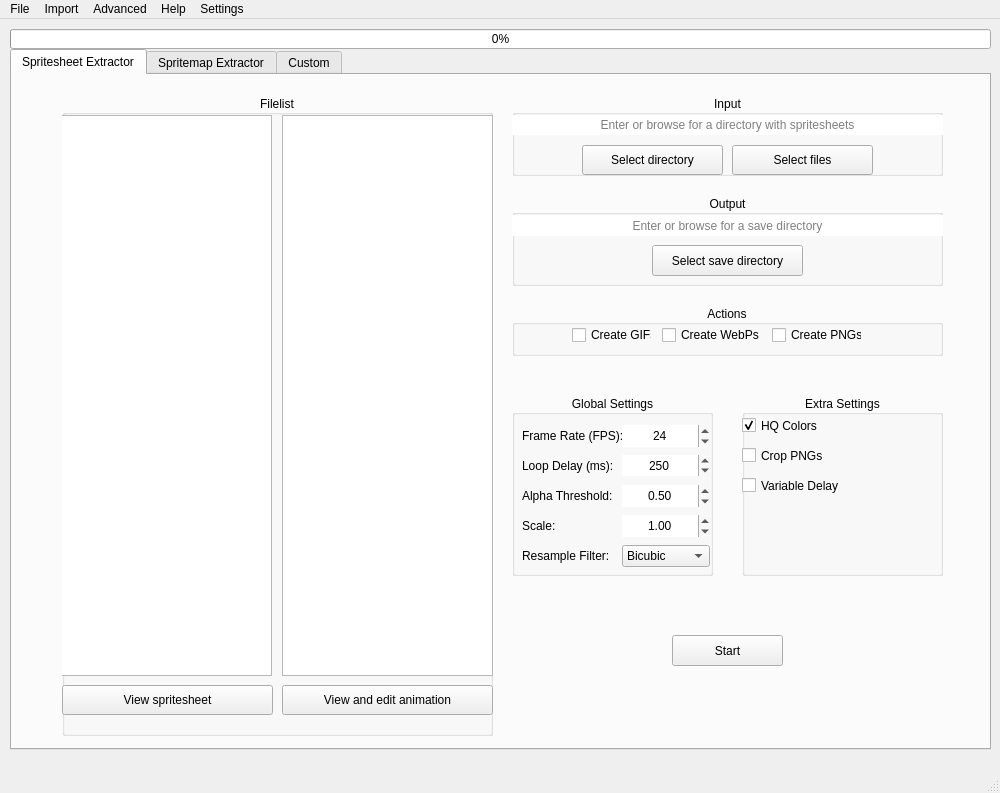
<?xml version="1.0" encoding="UTF-8"?>
<ui version="4.0">
 <class>MainWindow</class>
 <widget class="QMainWindow" name="MainWindow">
  <property name="geometry">
   <rect>
    <x>0</x>
    <y>0</y>
    <width>1000</width>
    <height>793</height>
   </rect>
  </property>
  <property name="windowTitle">
   <string>MainWindow</string>
  </property>
  <widget class="QWidget" name="centralwidget">
   <widget class="QTabWidget" name="ui_tabber_tools">
    <property name="geometry">
     <rect>
      <x>10</x>
      <y>30</y>
      <width>981</width>
      <height>701</height>
     </rect>
    </property>
    <property name="tabShape">
     <enum>QTabWidget::TabShape::Rounded</enum>
    </property>
    <property name="currentIndex">
     <number>0</number>
    </property>
    <property name="documentMode">
     <bool>false</bool>
    </property>
    <property name="tabsClosable">
     <bool>false</bool>
    </property>
    <property name="movable">
     <bool>false</bool>
    </property>
    <property name="tabBarAutoHide">
     <bool>false</bool>
    </property>
    <widget class="QWidget" name="ui_tab_spritesheet_extractor">
     <attribute name="title">
      <string>Spritesheet Extractor</string>
     </attribute>
     <widget class="QGroupBox" name="ui_input_group">
      <property name="geometry">
       <rect>
        <x>500</x>
        <y>20</y>
        <width>431</width>
        <height>81</height>
       </rect>
      </property>
      <property name="statusTip">
       <string>Choose a folder with spritesheets. (Automatically looks for .png and .xml files).</string>
      </property>
      <property name="title">
       <string>Input</string>
      </property>
      <property name="alignment">
       <set>Qt::AlignmentFlag::AlignCenter</set>
      </property>
      <property name="flat">
       <bool>true</bool>
      </property>
      <widget class="QLineEdit" name="ui_input_field">
       <property name="geometry">
        <rect>
         <x>0</x>
         <y>20</y>
         <width>431</width>
         <height>20</height>
        </rect>
       </property>
       <property name="statusTip">
        <string/>
       </property>
       <property name="inputMask">
        <string/>
       </property>
       <property name="text">
        <string/>
       </property>
       <property name="frame">
        <bool>false</bool>
       </property>
       <property name="alignment">
        <set>Qt::AlignmentFlag::AlignCenter</set>
       </property>
       <property name="placeholderText">
        <string>Enter or browse for a directory with spritesheets</string>
       </property>
       <property name="cursorMoveStyle">
        <enum>Qt::CursorMoveStyle::LogicalMoveStyle</enum>
       </property>
       <property name="clearButtonEnabled">
        <bool>false</bool>
       </property>
      </widget>
      <widget class="QPushButton" name="ui_button_select_directory">
       <property name="geometry">
        <rect>
         <x>70</x>
         <y>50</y>
         <width>141</width>
         <height>30</height>
        </rect>
       </property>
       <property name="cursor">
        <cursorShape>ArrowCursor</cursorShape>
       </property>
       <property name="toolTipDuration">
        <number>-1</number>
       </property>
       <property name="statusTip">
        <string>Choose a folder with spritesheets. (Automatically looks for .png and .xml files).</string>
       </property>
       <property name="autoFillBackground">
        <bool>false</bool>
       </property>
       <property name="text">
        <string>Select directory</string>
       </property>
      </widget>
      <widget class="QPushButton" name="ui_button_select_files">
       <property name="geometry">
        <rect>
         <x>220</x>
         <y>50</y>
         <width>141</width>
         <height>30</height>
        </rect>
       </property>
       <property name="cursor">
        <cursorShape>ArrowCursor</cursorShape>
       </property>
       <property name="toolTip">
        <string/>
       </property>
       <property name="toolTipDuration">
        <number>-1</number>
       </property>
       <property name="statusTip">
        <string>Manually select spritesheets and their data files.</string>
       </property>
       <property name="autoFillBackground">
        <bool>false</bool>
       </property>
       <property name="text">
        <string>Select files</string>
       </property>
      </widget>
     </widget>
     <widget class="QGroupBox" name="ui_output_group">
      <property name="geometry">
       <rect>
        <x>500</x>
        <y>120</y>
        <width>431</width>
        <height>91</height>
       </rect>
      </property>
      <property name="statusTip">
       <string>Choose a folder for the extracted frames.</string>
      </property>
      <property name="title">
       <string>Output</string>
      </property>
      <property name="alignment">
       <set>Qt::AlignmentFlag::AlignCenter</set>
      </property>
      <property name="flat">
       <bool>true</bool>
      </property>
      <widget class="QLineEdit" name="ui_output_field">
       <property name="geometry">
        <rect>
         <x>0</x>
         <y>20</y>
         <width>431</width>
         <height>21</height>
        </rect>
       </property>
       <property name="statusTip">
        <string/>
       </property>
       <property name="inputMethodHints">
        <set>Qt::InputMethodHint::ImhNone</set>
       </property>
       <property name="inputMask">
        <string/>
       </property>
       <property name="text">
        <string/>
       </property>
       <property name="frame">
        <bool>false</bool>
       </property>
       <property name="alignment">
        <set>Qt::AlignmentFlag::AlignCenter</set>
       </property>
       <property name="readOnly">
        <bool>false</bool>
       </property>
       <property name="placeholderText">
        <string>Enter or browse for a save directory</string>
       </property>
       <property name="clearButtonEnabled">
        <bool>false</bool>
       </property>
      </widget>
      <widget class="QPushButton" name="ui_button_save_directory">
       <property name="geometry">
        <rect>
         <x>140</x>
         <y>50</y>
         <width>151</width>
         <height>31</height>
        </rect>
       </property>
       <property name="statusTip">
        <string>Choose a folder for the extracted frames.</string>
       </property>
       <property name="text">
        <string>Select save directory</string>
       </property>
       <property name="checkable">
        <bool>false</bool>
       </property>
       <property name="default">
        <bool>false</bool>
       </property>
       <property name="flat">
        <bool>false</bool>
       </property>
      </widget>
     </widget>
     <widget class="QGroupBox" name="ui_actions_group">
      <property name="geometry">
       <rect>
        <x>500</x>
        <y>230</y>
        <width>431</width>
        <height>51</height>
       </rect>
      </property>
      <property name="statusTip">
       <string/>
      </property>
      <property name="title">
       <string>Actions</string>
      </property>
      <property name="alignment">
       <set>Qt::AlignmentFlag::AlignCenter</set>
      </property>
      <property name="flat">
       <bool>true</bool>
      </property>
      <widget class="QCheckBox" name="ui_checkbox_create_png">
       <property name="geometry">
        <rect>
         <x>260</x>
         <y>20</y>
         <width>90</width>
         <height>20</height>
        </rect>
       </property>
       <property name="statusTip">
        <string>Create PNGs for each animation frame</string>
       </property>
       <property name="text">
        <string>Create PNGs</string>
       </property>
       <property name="checked">
        <bool>false</bool>
       </property>
       <property name="autoRepeat">
        <bool>false</bool>
       </property>
      </widget>
      <widget class="QCheckBox" name="ui_checkbox_create_webp">
       <property name="geometry">
        <rect>
         <x>150</x>
         <y>20</y>
         <width>100</width>
         <height>20</height>
        </rect>
       </property>
       <property name="statusTip">
        <string>Create WebPs for each sprite animation.</string>
       </property>
       <property name="text">
        <string>Create WebPs</string>
       </property>
       <property name="checked">
        <bool>false</bool>
       </property>
       <property name="autoRepeat">
        <bool>false</bool>
       </property>
      </widget>
      <widget class="QCheckBox" name="ui_checkbox_create_gif">
       <property name="geometry">
        <rect>
         <x>60</x>
         <y>20</y>
         <width>80</width>
         <height>20</height>
        </rect>
       </property>
       <property name="statusTip">
        <string>Create GIFs for each sprite animation.</string>
       </property>
       <property name="text">
        <string>Create GIFs</string>
       </property>
       <property name="tristate">
        <bool>false</bool>
       </property>
      </widget>
     </widget>
     <widget class="QGroupBox" name="ui_extraction_settings_group">
      <property name="geometry">
       <rect>
        <x>500</x>
        <y>320</y>
        <width>201</width>
        <height>181</height>
       </rect>
      </property>
      <property name="statusTip">
       <string> Global settings are applied to all animated images unless you choose to override for a specific animation.</string>
      </property>
      <property name="title">
       <string>Global Settings</string>
      </property>
      <property name="alignment">
       <set>Qt::AlignmentFlag::AlignCenter</set>
      </property>
      <property name="flat">
       <bool>true</bool>
      </property>
      <property name="checkable">
       <bool>false</bool>
      </property>
      <widget class="QSpinBox" name="ui_stepper_framerate">
       <property name="geometry">
        <rect>
         <x>110</x>
         <y>30</y>
         <width>88</width>
         <height>22</height>
        </rect>
       </property>
       <property name="statusTip">
        <string>Sets the frame rate of the animation. (NOTE: The 'FPS' is converted to 'ms' and rounded to the nearest whole number).</string>
       </property>
       <property name="frame">
        <bool>false</bool>
       </property>
       <property name="alignment">
        <set>Qt::AlignmentFlag::AlignCenter</set>
       </property>
       <property name="accelerated">
        <bool>false</bool>
       </property>
       <property name="showGroupSeparator" stdset="0">
        <bool>false</bool>
       </property>
       <property name="maximum">
        <number>999</number>
       </property>
       <property name="value">
        <number>24</number>
       </property>
      </widget>
      <widget class="QSpinBox" name="ui_stepper_loopdelay">
       <property name="geometry">
        <rect>
         <x>110</x>
         <y>60</y>
         <width>88</width>
         <height>21</height>
        </rect>
       </property>
       <property name="statusTip">
        <string>Sets how long the last frame of the animation should be shown. (Recommended values 250-500ms).</string>
       </property>
       <property name="wrapping">
        <bool>false</bool>
       </property>
       <property name="frame">
        <bool>false</bool>
       </property>
       <property name="alignment">
        <set>Qt::AlignmentFlag::AlignCenter</set>
       </property>
       <property name="maximum">
        <number>999</number>
       </property>
       <property name="value">
        <number>250</number>
       </property>
       <property name="displayIntegerBase">
        <number>10</number>
       </property>
      </widget>
      <widget class="QDoubleSpinBox" name="ui_stepper_alpha_threshold">
       <property name="geometry">
        <rect>
         <x>110</x>
         <y>90</y>
         <width>88</width>
         <height>22</height>
        </rect>
       </property>
       <property name="statusTip">
        <string>Sets the transparency threshold. Leave value at '0.50' if you're unsure. (GIFs only!).</string>
       </property>
       <property name="inputMethodHints">
        <set>Qt::InputMethodHint::ImhDigitsOnly|Qt::InputMethodHint::ImhFormattedNumbersOnly</set>
       </property>
       <property name="frame">
        <bool>false</bool>
       </property>
       <property name="alignment">
        <set>Qt::AlignmentFlag::AlignCenter</set>
       </property>
       <property name="prefix">
        <string/>
       </property>
       <property name="maximum">
        <double>1.000000000000000</double>
       </property>
       <property name="singleStep">
        <double>0.010000000000000</double>
       </property>
       <property name="value">
        <double>0.500000000000000</double>
       </property>
      </widget>
      <widget class="QLabel" name="ui_label_framerate">
       <property name="geometry">
        <rect>
         <x>10</x>
         <y>30</y>
         <width>101</width>
         <height>21</height>
        </rect>
       </property>
       <property name="statusTip">
        <string>Sets the frame rate of the animation. (NOTE: The 'FPS' is converted to 'ms' and rounded to the nearest whole number).</string>
       </property>
       <property name="text">
        <string>Frame Rate (FPS):</string>
       </property>
       <property name="alignment">
        <set>Qt::AlignmentFlag::AlignLeading|Qt::AlignmentFlag::AlignLeft|Qt::AlignmentFlag::AlignVCenter</set>
       </property>
      </widget>
      <widget class="QLabel" name="ui_label_loopdelay">
       <property name="geometry">
        <rect>
         <x>10</x>
         <y>60</y>
         <width>91</width>
         <height>21</height>
        </rect>
       </property>
       <property name="statusTip">
        <string>Sets how long the last frame of the animation should be shown. (Recommended values 250-500ms).</string>
       </property>
       <property name="text">
        <string>Loop Delay (ms):</string>
       </property>
       <property name="alignment">
        <set>Qt::AlignmentFlag::AlignLeading|Qt::AlignmentFlag::AlignLeft|Qt::AlignmentFlag::AlignVCenter</set>
       </property>
      </widget>
      <widget class="QLabel" name="ui_label_alpha_threshold">
       <property name="geometry">
        <rect>
         <x>10</x>
         <y>90</y>
         <width>91</width>
         <height>21</height>
        </rect>
       </property>
       <property name="statusTip">
        <string>Sets the transparency threshold. Leave value at '0.50' if you're unsure. (GIFs only!).</string>
       </property>
       <property name="text">
        <string>Alpha Threshold:</string>
       </property>
       <property name="alignment">
        <set>Qt::AlignmentFlag::AlignLeading|Qt::AlignmentFlag::AlignLeft|Qt::AlignmentFlag::AlignVCenter</set>
       </property>
      </widget>
      <widget class="QLabel" name="ui_label_scale">
       <property name="geometry">
        <rect>
         <x>10</x>
         <y>120</y>
         <width>91</width>
         <height>21</height>
        </rect>
       </property>
       <property name="statusTip">
        <string>Sets the image scale of generated animations.</string>
       </property>
       <property name="text">
        <string>Scale:</string>
       </property>
       <property name="alignment">
        <set>Qt::AlignmentFlag::AlignLeading|Qt::AlignmentFlag::AlignLeft|Qt::AlignmentFlag::AlignVCenter</set>
       </property>
      </widget>
      <widget class="QDoubleSpinBox" name="ui_stepper_scale">
       <property name="geometry">
        <rect>
         <x>110</x>
         <y>120</y>
         <width>88</width>
         <height>22</height>
        </rect>
       </property>
       <property name="statusTip">
        <string>Sets the image scale of generated animations.</string>
       </property>
       <property name="inputMethodHints">
        <set>Qt::InputMethodHint::ImhDigitsOnly|Qt::InputMethodHint::ImhFormattedNumbersOnly</set>
       </property>
       <property name="frame">
        <bool>false</bool>
       </property>
       <property name="alignment">
        <set>Qt::AlignmentFlag::AlignCenter</set>
       </property>
       <property name="prefix">
        <string/>
       </property>
       <property name="maximum">
        <double>10.000000000000000</double>
       </property>
       <property name="singleStep">
        <double>0.010000000000000</double>
       </property>
       <property name="value">
        <double>1.000000000000000</double>
       </property>
      </widget>
      <widget class="QLabel" name="ui_label_resample_filter">
       <property name="geometry">
        <rect>
         <x>10</x>
         <y>150</y>
         <width>101</width>
         <height>21</height>
        </rect>
       </property>
       <property name="statusTip">
        <string>What algorithm to use when scaling images. Choose &quot;Nearest&quot; for pixel artstyle sprites, otherwise leave at default if unsure.</string>
       </property>
       <property name="text">
        <string>Resample Filter:</string>
       </property>
       <property name="alignment">
        <set>Qt::AlignmentFlag::AlignLeading|Qt::AlignmentFlag::AlignLeft|Qt::AlignmentFlag::AlignVCenter</set>
       </property>
      </widget>
      <widget class="QComboBox" name="ui_dropdown_resample_filter">
       <property name="geometry">
        <rect>
         <x>110</x>
         <y>150</y>
         <width>88</width>
         <height>22</height>
        </rect>
       </property>
       <property name="statusTip">
        <string>What algorithm to use when scaling images. Choose &quot;Nearest&quot; for pixel artstyle sprites, otherwise leave at default if unsure.</string>
       </property>
       <property name="currentIndex">
        <number>2</number>
       </property>
       <property name="duplicatesEnabled">
        <bool>false</bool>
       </property>
       <property name="frame">
        <bool>true</bool>
       </property>
       <item>
        <property name="text">
         <string>Nearest</string>
        </property>
       </item>
       <item>
        <property name="text">
         <string>Bilinear</string>
        </property>
       </item>
       <item>
        <property name="text">
         <string>Bicubic</string>
        </property>
       </item>
       <item>
        <property name="text">
         <string>Lanczos</string>
        </property>
       </item>
      </widget>
     </widget>
     <widget class="QGroupBox" name="ui_extra_settings_group">
      <property name="geometry">
       <rect>
        <x>730</x>
        <y>320</y>
        <width>201</width>
        <height>181</height>
       </rect>
      </property>
      <property name="statusTip">
       <string>Other settings that may be useful.</string>
      </property>
      <property name="title">
       <string>Extra Settings</string>
      </property>
      <property name="alignment">
       <set>Qt::AlignmentFlag::AlignCenter</set>
      </property>
      <property name="flat">
       <bool>true</bool>
      </property>
      <property name="checkable">
       <bool>false</bool>
      </property>
      <widget class="QCheckBox" name="ui_checkbox_crop_pngs">
       <property name="geometry">
        <rect>
         <x>0</x>
         <y>50</y>
         <width>81</width>
         <height>21</height>
        </rect>
       </property>
       <property name="statusTip">
        <string>Crops every extracted PNG frame to the smallest possible size.</string>
       </property>
       <property name="text">
        <string>Crop PNGs</string>
       </property>
       <property name="checked">
        <bool>false</bool>
       </property>
       <property name="autoRepeat">
        <bool>false</bool>
       </property>
      </widget>
      <widget class="QCheckBox" name="ui_checkbox_hq_color">
       <property name="geometry">
        <rect>
         <x>0</x>
         <y>20</y>
         <width>81</width>
         <height>21</height>
        </rect>
       </property>
       <property name="statusTip">
        <string>Enables a better color algorithm for GIFs.</string>
       </property>
       <property name="text">
        <string>HQ Colors</string>
       </property>
       <property name="checked">
        <bool>true</bool>
       </property>
       <property name="autoRepeat">
        <bool>false</bool>
       </property>
      </widget>
      <widget class="QCheckBox" name="ui_checkbox_variable_delay">
       <property name="geometry">
        <rect>
         <x>0</x>
         <y>80</y>
         <width>101</width>
         <height>21</height>
        </rect>
       </property>
       <property name="statusTip">
        <string>Modify some frame delays slightly to get a more accurate fps result.</string>
       </property>
       <property name="text">
        <string>Variable Delay</string>
       </property>
       <property name="checked">
        <bool>false</bool>
       </property>
       <property name="autoRepeat">
        <bool>false</bool>
       </property>
      </widget>
     </widget>
     <widget class="QPushButton" name="ui_tab_button_start">
      <property name="geometry">
       <rect>
        <x>660</x>
        <y>560</y>
        <width>111</width>
        <height>31</height>
       </rect>
      </property>
      <property name="statusTip">
       <string>Execute tasks.</string>
      </property>
      <property name="whatsThis">
       <string/>
      </property>
      <property name="text">
       <string>Start</string>
      </property>
     </widget>
     <widget class="QGroupBox" name="ui_filelist_group">
      <property name="geometry">
       <rect>
        <x>50</x>
        <y>20</y>
        <width>431</width>
        <height>641</height>
       </rect>
      </property>
      <property name="sizePolicy">
       <sizepolicy hsizetype="Fixed" vsizetype="Fixed">
        <horstretch>0</horstretch>
        <verstretch>0</verstretch>
       </sizepolicy>
      </property>
      <property name="title">
       <string>Filelist</string>
      </property>
      <property name="alignment">
       <set>Qt::AlignmentFlag::AlignCenter</set>
      </property>
      <property name="flat">
       <bool>true</bool>
      </property>
      <property name="checkable">
       <bool>false</bool>
      </property>
      <property name="checked">
       <bool>false</bool>
      </property>
      <widget class="QListView" name="ui_listview_sprites">
       <property name="geometry">
        <rect>
         <x>-1</x>
         <y>20</y>
         <width>211</width>
         <height>561</height>
        </rect>
       </property>
       <property name="font">
        <font>
         <family>Roboto</family>
         <pointsize>8</pointsize>
         <italic>false</italic>
         <bold>false</bold>
         <underline>false</underline>
         <strikeout>false</strikeout>
         <stylestrategy>PreferDefault</stylestrategy>
         <kerning>true</kerning>
        </font>
       </property>
       <property name="statusTip">
        <string>Spritesheets found in the input folder</string>
       </property>
       <property name="lineWidth">
        <number>2</number>
       </property>
       <property name="verticalScrollBarPolicy">
        <enum>Qt::ScrollBarPolicy::ScrollBarAsNeeded</enum>
       </property>
       <property name="horizontalScrollBarPolicy">
        <enum>Qt::ScrollBarPolicy::ScrollBarAsNeeded</enum>
       </property>
       <property name="autoScroll">
        <bool>true</bool>
       </property>
       <property name="editTriggers">
        <set>QAbstractItemView::EditTrigger::NoEditTriggers</set>
       </property>
       <property name="showDropIndicator" stdset="0">
        <bool>false</bool>
       </property>
       <property name="modelColumn">
        <number>0</number>
       </property>
       <property name="uniformItemSizes">
        <bool>false</bool>
       </property>
      </widget>
      <widget class="QListView" name="ui_listview_animations">
       <property name="geometry">
        <rect>
         <x>220</x>
         <y>20</y>
         <width>211</width>
         <height>561</height>
        </rect>
       </property>
       <property name="font">
        <font>
         <family>Roboto</family>
         <pointsize>8</pointsize>
         <italic>false</italic>
         <bold>false</bold>
         <underline>false</underline>
         <strikeout>false</strikeout>
         <stylestrategy>PreferDefault</stylestrategy>
         <kerning>true</kerning>
        </font>
       </property>
       <property name="statusTip">
        <string>Spritesheets found in the input folder</string>
       </property>
       <property name="lineWidth">
        <number>2</number>
       </property>
       <property name="verticalScrollBarPolicy">
        <enum>Qt::ScrollBarPolicy::ScrollBarAsNeeded</enum>
       </property>
       <property name="horizontalScrollBarPolicy">
        <enum>Qt::ScrollBarPolicy::ScrollBarAsNeeded</enum>
       </property>
       <property name="autoScroll">
        <bool>true</bool>
       </property>
       <property name="editTriggers">
        <set>QAbstractItemView::EditTrigger::NoEditTriggers</set>
       </property>
       <property name="showDropIndicator" stdset="0">
        <bool>false</bool>
       </property>
       <property name="modelColumn">
        <number>0</number>
       </property>
       <property name="uniformItemSizes">
        <bool>false</bool>
       </property>
      </widget>
      <widget class="QPushButton" name="ui_button_edit_animation">
       <property name="geometry">
        <rect>
         <x>220</x>
         <y>590</y>
         <width>211</width>
         <height>30</height>
        </rect>
       </property>
       <property name="statusTip">
        <string>Preview and edit the selected animation.</string>
       </property>
       <property name="text">
        <string>View and edit animation</string>
       </property>
      </widget>
      <widget class="QPushButton" name="ui_button_view_spritesheet">
       <property name="geometry">
        <rect>
         <x>0</x>
         <y>590</y>
         <width>211</width>
         <height>30</height>
        </rect>
       </property>
       <property name="statusTip">
        <string>Opens the selected spritesheet.</string>
       </property>
       <property name="text">
        <string>View spritesheet</string>
       </property>
      </widget>
     </widget>
    </widget>
    <widget class="QWidget" name="ui_tab_spritemap_extractor">
     <attribute name="title">
      <string>Spritemap Extractor</string>
     </attribute>
    </widget>
    <widget class="QWidget" name="ui_tab_custom_extractor">
     <attribute name="title">
      <string>Custom</string>
     </attribute>
    </widget>
   </widget>
   <widget class="QProgressBar" name="progressBar">
    <property name="geometry">
     <rect>
      <x>10</x>
      <y>10</y>
      <width>981</width>
      <height>20</height>
     </rect>
    </property>
    <property name="sizePolicy">
     <sizepolicy hsizetype="Fixed" vsizetype="Fixed">
      <horstretch>0</horstretch>
      <verstretch>0</verstretch>
     </sizepolicy>
    </property>
    <property name="minimumSize">
     <size>
      <width>0</width>
      <height>0</height>
     </size>
    </property>
    <property name="statusTip">
     <string>Progress</string>
    </property>
    <property name="maximum">
     <number>100</number>
    </property>
    <property name="value">
     <number>0</number>
    </property>
    <property name="alignment">
     <set>Qt::AlignmentFlag::AlignRight|Qt::AlignmentFlag::AlignTop|Qt::AlignmentFlag::AlignTrailing</set>
    </property>
    <property name="textVisible">
     <bool>true</bool>
    </property>
    <property name="orientation">
     <enum>Qt::Orientation::Horizontal</enum>
    </property>
    <property name="invertedAppearance">
     <bool>false</bool>
    </property>
    <property name="textDirection">
     <enum>QProgressBar::Direction::TopToBottom</enum>
    </property>
   </widget>
  </widget>
  <widget class="QMenuBar" name="menubar">
   <property name="geometry">
    <rect>
     <x>0</x>
     <y>0</y>
     <width>1000</width>
     <height>33</height>
    </rect>
   </property>
   <widget class="QMenu" name="menuFile">
    <property name="title">
     <string>File</string>
    </property>
    <addaction name="actionSelect_directory"/>
    <addaction name="actionSelect_files"/>
    <addaction name="separator"/>
    <addaction name="actionClear_files_and_settings"/>
   </widget>
   <widget class="QMenu" name="menuImport">
    <property name="title">
     <string>Import</string>
    </property>
    <addaction name="separator"/>
   </widget>
   <widget class="QMenu" name="menuAdvanced">
    <property name="title">
     <string>Advanced</string>
    </property>
   </widget>
   <widget class="QMenu" name="menuHelp">
    <property name="title">
     <string>Help</string>
    </property>
    <addaction name="actionUser_Manual"/>
   </widget>
   <widget class="QMenu" name="menuSettings">
    <property name="title">
     <string>Settings</string>
    </property>
    <addaction name="actionPreferences"/>
    <addaction name="separator"/>
   </widget>
   <addaction name="menuFile"/>
   <addaction name="menuImport"/>
   <addaction name="menuAdvanced"/>
   <addaction name="menuHelp"/>
   <addaction name="menuSettings"/>
  </widget>
  <widget class="QStatusBar" name="statusbar"/>
  <action name="actionSelect_directory">
   <property name="text">
    <string>Select directory</string>
   </property>
  </action>
  <action name="actionSelect_files">
   <property name="text">
    <string>Select files</string>
   </property>
  </action>
  <action name="actionClear_files_and_settings">
   <property name="text">
    <string>Clear files and settings</string>
   </property>
  </action>
  <action name="actionUser_Manual">
   <property name="text">
    <string>User Manual</string>
   </property>
  </action>
  <action name="actionPreferences">
   <property name="text">
    <string>Preferences</string>
   </property>
  </action>
 </widget>
 <resources/>
 <connections/>
</ui>
